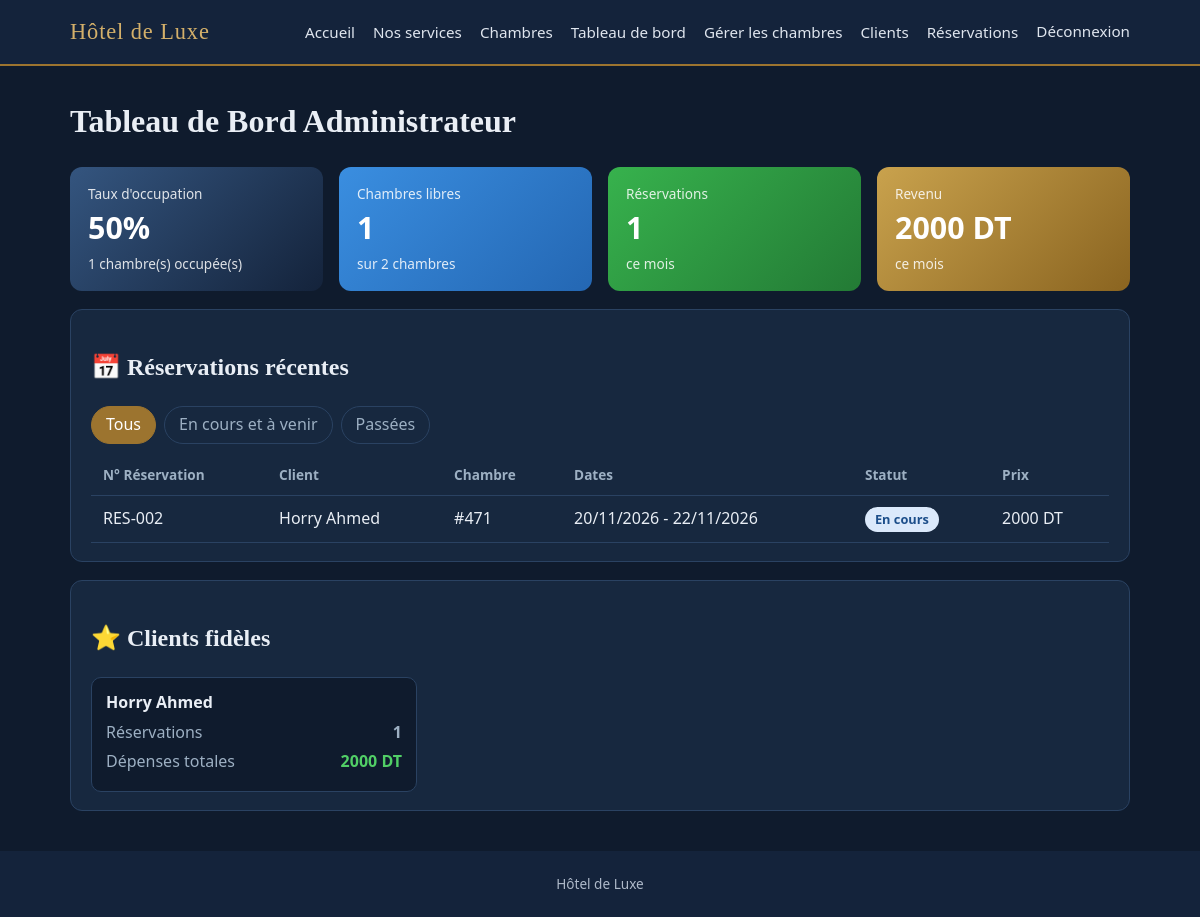
Page /tableau-de-bord/ (signed in) on the committed database.
### hotel/models.py (models this page shows, shortened)
class Reservation(models.Model):
    client = models.ForeignKey(Client, on_delete=models.PROTECT, related_name="reservations")
    chambre = models.ForeignKey(Chambre, on_delete=models.PROTECT, related_name="reservations")
    date_debut = models.DateField("Arrivée")
    date_fin = models.DateField("Départ")   # jour du départ : cette nuit-là n'est pas comptée
    prix_nuit = models.DecimalField(max_digits=8, decimal_places=2, null=True, blank=True, editable=False)
    prix_total = models.DecimalField(max_digits=10, decimal_places=2, default=0, editable=False)
    cree_le = models.DateTimeField(auto_now_add=True)
    class Meta:
        ordering = ["-date_debut", "-id"]
    @property
    def numero(self):
        return f"RES-{self.pk:03d}"
    @property
    def statut_code(self):
        jour = aujourdhui()
        if self.date_debut <= jour < self.date_fin:
            return "en_cours"
        if self.date_debut > jour:
            return "a_venir"
        return "terminee"
    @property
    def statut(self):
        return {"en_cours": "En cours", "a_venir": "À venir", "terminee": "Terminée"}[self.statut_code]

class Client(models.Model):
    nom = models.CharField(max_length=50)
    prenom = models.CharField("Prénom", max_length=50)
    telephone = models.CharField("Téléphone", max_length=20, validators=[validateur_telephone])
    class Meta:
        ordering = ["nom", "prenom"]
    def __str__(self):
        return f"{self.nom} {self.prenom}"

class Chambre(models.Model):
    TYPES = [("simple", "Simple"), ("double", "Double"), ("suite", "Suite")]
    num_chambre = models.PositiveIntegerField(
        "Numéro de chambre", unique=True, validators=[MinValueValidator(1)])
    type_chambre = models.CharField("Type", max_length=10, choices=TYPES)
    prix_nuit = models.DecimalField(
        "Prix par nuit", max_digits=8, decimal_places=2,
        validators=[MinValueValidator(Decimal("0.01"))])
    description = models.TextField(blank=True)
    equipements = models.CharField(
        "Équipements", max_length=200, blank=True,
        help_text="Séparés par des virgules. Ex : WiFi, TV, Climatisation")
    photo = models.FileField("Photo", upload_to="chambres/", blank=True)
    objects = ChambreQuerySet.as_manager()
    class Meta:
        ordering = ["num_chambre"]

### hotel/views.py (the view)
# urls.py: path("tableau-de-bord/", views.dashboard, name="dashboard"),
@personnel_requis
def dashboard(request):
    filtre = request.GET.get("filtre", "tous")
    jour = aujourdhui()
    reservations = Reservation.objects.select_related("client", "chambre")
    if filtre == "confirmees":
        reservations = reservations.filter(date_fin__gt=jour)
    elif filtre == "passees":
        reservations = reservations.filter(date_fin__lte=jour)
    return render(request, "hotel/dashboard.html", {
        "stats": calculer_statistiques(),
        "reservations": reservations[:8],
        "fideles": clients_fideles(),
        "filtre": filtre})

### hotel/context.py (called while the page is built)
def parametres_hotel(request):
    return {"NOM_HOTEL": settings.NOM_HOTEL, "DEVISE": settings.DEVISE}

### hotel/models.py (called while the page is built)
def aujourdhui():
    return timezone.localdate()

    def avec_statut(self, jour=None):
        jour = jour or aujourdhui()
        en_cours = Reservation.objects.filter(
            chambre=OuterRef("pk"), date_debut__lte=jour, date_fin__gt=jour)
        return self.annotate(occupee=Exists(en_cours))

### hotel/statistiques.py (called while the page is built)
def calculer_statistiques():
    jour = aujourdhui()
    total = Chambre.objects.count()
    occupees = Chambre.objects.avec_statut(jour).filter(occupee=True).count()
    taux = round(occupees / total * 100, 1) if total else 0   # évite la division par 0
    ce_mois = Reservation.objects.filter(date_debut__year=jour.year, date_debut__month=jour.month)
    revenu = ce_mois.aggregate(total=Sum("prix_total"))["total"] or 0
    return {
        "total_chambres": total,
        "chambres_occupees": occupees,
        "chambres_libres": total - occupees,
        "taux_occupation": taux,
        "reservations_mois": ce_mois.count(),
        "revenu_mois": revenu,
        "reservations_actives": Reservation.objects.filter(date_fin__gt=jour).count(),
        "total_clients": Client.objects.count(),
    }

def clients_fideles(limite=3):
    return (Client.objects
            .annotate(nb_reservations=Count("reservations"),
                      depense_totale=Sum("reservations__prix_total"))
            .filter(nb_reservations__gt=0)
            .order_by("-nb_reservations", "-depense_totale")[:limite])

### hotel/templates/hotel/dashboard.html (shortened to what this page needs)
{% extends "hotel/base.html" %}
{% block classe_body %}admin{% endblock %}
{% block contenu %}
<h1>Tableau de Bord Administrateur</h1>
<div class="stats">
  <div class="stat violet"><span>Taux d'occupation</span><strong>{{ stats.taux_occupation|floatformat:"-1" }}%</strong>
    <small>{{ stats.chambres_occupees }} chambre(s) occupée(s)</small></div>
  <div class="stat bleu"><span>Chambres libres</span><strong>{{ stats.chambres_libres }}</strong>
    <small>sur {{ stats.total_chambres }} chambres</small></div>
  <div class="stat vert"><span>Réservations</span><strong>{{ stats.reservations_mois }}</strong>
    <small>ce mois</small></div>
  <div class="stat rouge"><span>Revenu</span><strong>{{ stats.revenu_mois|floatformat:"-2" }} {{ DEVISE }}</strong>
    <small>ce mois</small></div>
</div>
<section class="panneau">
  <h2>📅 Réservations récentes</h2>
  <div class="onglets">
    <a href="?filtre=tous" class="{% if filtre == 'tous' %}actif{% endif %}">Tous</a>
    <a href="?filtre=confirmees" class="{% if filtre == 'confirmees' %}actif{% endif %}">En cours et à venir</a>
    <a href="?filtre=passees" class="{% if filtre == 'passees' %}actif{% endif %}">Passées</a>
  </div>
  <div class="tableau"><table>
    <tr><th>N° Réservation</th><th>Client</th><th>Chambre</th><th>Dates</th><th>Statut</th><th>Prix</th></tr>
    {% for r in reservations %}
    <tr><td>{{ r.numero }}</td><td>{{ r.client }}</td><td>#{{ r.chambre.num_chambre }}</td>
      <td>{{ r.date_debut|date:"d/m/Y" }} - {{ r.date_fin|date:"d/m/Y" }}</td>
      <td><span class="badge {{ r.statut_code }}">{{ r.statut }}</span></td>
      <td>{{ r.prix_total|floatformat:"-2" }} {{ DEVISE }}</td></tr>
    {% empty %}<tr><td colspan="6">Aucune réservation.</td></tr>{% endfor %}
  </table></div>
</section>
<section class="panneau">
  <h2>⭐ Clients fidèles</h2>
  <div class="grille">
    {% for c in fideles %}
    <div class="carte-client"><strong>{{ c }}</strong>
      <p><span>Réservations</span><b>{{ c.nb_reservations }}</b></p>
      <p><span>Dépenses totales</span><b class="vert-texte">{{ c.depense_totale|floatformat:"-2" }} {{ DEVISE }}</b></p></div>
    {% empty %}<p>Pas encore de client.</p>{% endfor %}
  </div>
</section>
{% endblock %}

### hotel/templates/hotel/base.html (shortened to what this page needs)
{% load static %}<!DOCTYPE html>
<html lang="fr">
<head>
  <link rel="stylesheet" href="{% static 'hotel/style.css' %}">
</head>
<body class="{% block classe_body %}{% endblock %}">
  <header class="barre">
    <div class="conteneur barre-contenu">
      <a class="logo" href="{% url 'accueil' %}"> {{ NOM_HOTEL }}</a>
      <nav>
        <a href="{% url 'accueil' %}">Accueil</a>
        <a href="{% url 'accueil' %}#services">Nos services</a>
        <a href="{% url 'liste_chambres' %}">Chambres</a>
        {% if user.is_staff %}
          <a href="{% url 'dashboard' %}">Tableau de bord</a>
          <a href="{% url 'gestion_chambres' %}">Gérer les chambres</a>
          <a href="{% url 'gestion_clients' %}">Clients</a>
          <a href="{% url 'gestion_reservations' %}">Réservations</a>
          <form method="post" action="{% url 'logout' %}" class="form-inline">{% csrf_token %}
            <button class="lien">Déconnexion</button>
          </form>
        {% else %}
          <a href="{% url 'login' %}">Espace administrateur</a>
        {% endif %}
      </nav>
    </div>
  </header>
  <main class="conteneur">
    {% block contenu %}{% endblock %}
  </main>
  <footer class="pied"> {{ NOM_HOTEL }} </footer>
</body>
</html>

### hotel/static/hotel/style.css (style rules this page uses)
:root { --marine:#14233b;--accent:#9c742f;--or:#d4b06a;--fond:#faf7f2;--carte:#fff;--texte:#1d2433;--gris:#6c7280; --bordure:#e8e1d3;--logo:#14233b;--vert:#2f9e44;--rouge:#d6483a;--bleu:#2f7fd1; --serif:Georgia,"Times New Roman",serif }
body.admin { --fond:#0f1b2d;--carte:#17283f;--texte:#e9eef5;--gris:#9db0c3;--bordure:#2a4262 }
* { box-sizing:border-box }
html { scroll-behavior:smooth }
body { margin:0;font-family:"Segoe UI",system-ui,sans-serif;background:var(--fond);color:var(--texte);line-height:1.6 }
.conteneur { max-width:1100px;margin:0 auto;padding:0 20px }
main.conteneur { padding-top:24px;padding-bottom:40px;min-height:60vh }
h1,h2,h3 { font-family:var(--serif);font-weight:600 }
h1 { margin:.2em 0 .6em }
.barre { background:var(--marine);border-bottom:2px solid var(--accent) }
.barre-contenu { display:flex;justify-content:space-between;align-items:center;flex-wrap:wrap;gap:10px;padding-top:14px;padding-bottom:14px }
.logo { font-family:var(--serif);font-size:1.4rem;color:var(--or);text-decoration:none;letter-spacing:.04em }
nav { display:flex;gap:18px;align-items:center;flex-wrap:wrap }
nav a,.lien { color:#dfe5ee;text-decoration:none;font:inherit;font-size:.95rem;background:none;border:0;cursor:pointer;padding:0 }
.form-inline { display:inline;margin:0 }
.pied { background:var(--marine);color:#aeb9c9;text-align:center;font-size:.85rem;padding:22px }
.grille { display:grid;grid-template-columns:repeat(auto-fill,minmax(250px,1fr));gap:20px }
.badge { display:inline-block;padding:2px 10px;border-radius:999px;font-size:.8rem;font-weight:600 }
.badge.en_cours { background:#dbe9fb;color:#1c4e8a }
.panneau { background:var(--carte);border:1px solid var(--bordure);border-radius:12px;padding:18px 20px;margin-top:18px }
.onglets { display:flex;gap:8px;margin:10px 0 }
.onglets a { padding:5px 14px;border-radius:999px;text-decoration:none;color:var(--gris);border:1px solid var(--bordure) }
.onglets a.actif { background:var(--accent);color:#fff;border-color:var(--accent) }
.tableau { overflow-x:auto }
table { width:100%;border-collapse:collapse }
th,td { padding:10px 12px;text-align:left;border-bottom:1px solid var(--bordure);white-space:nowrap }
th { color:var(--gris);font-size:.85rem }
.stats { display:grid;grid-template-columns:repeat(auto-fit,minmax(200px,1fr));gap:16px;margin-bottom:8px }
.stat { border-radius:12px;padding:16px 18px;color:#fff;display:flex;flex-direction:column }
.stat span,.stat small { opacity:.85;font-size:.85rem }
.stat strong { font-size:1.9rem }
.stat.violet { background:linear-gradient(135deg,#34557f,#14233b) }
.stat.bleu { background:linear-gradient(135deg,#3a8ee0,#2467b3) }
.stat.vert { background:linear-gradient(135deg,#37b24d,#237a35) }
.stat.rouge { background:linear-gradient(135deg,#c9a24d,#8a6420) }
.carte-client { background:var(--fond);border:1px solid var(--bordure);border-radius:10px;padding:12px 14px }
.carte-client p { display:flex;justify-content:space-between;margin:4px 0;color:var(--gris) }
.vert-texte { color:#51cf66 }

### rows in the picture
Reservation: numero "RES-002", client "Horry Ahmed", chambre.num_chambre "471", date_debut "20/11/2026", date_fin "22/11/2026", statut "En cours", prix_total "2000", DEVISE "DT"
Client: nom+prenom "Horry Ahmed", nb_reservations "1", depense_totale "2000", DEVISE "DT"

### other values in the picture
{{ NOM_HOTEL }} "Hôtel de Luxe"
{{ stats.taux_occupation|floatformat:"-1" }} "50"
{{ stats.chambres_occupees }} "1"
{{ stats.chambres_libres }} "1"
{{ stats.total_chambres }} "2"
{{ stats.reservations_mois }} "1"
{{ stats.revenu_mois|floatformat:"-2" }} "2000"
{{ DEVISE }} "DT"
